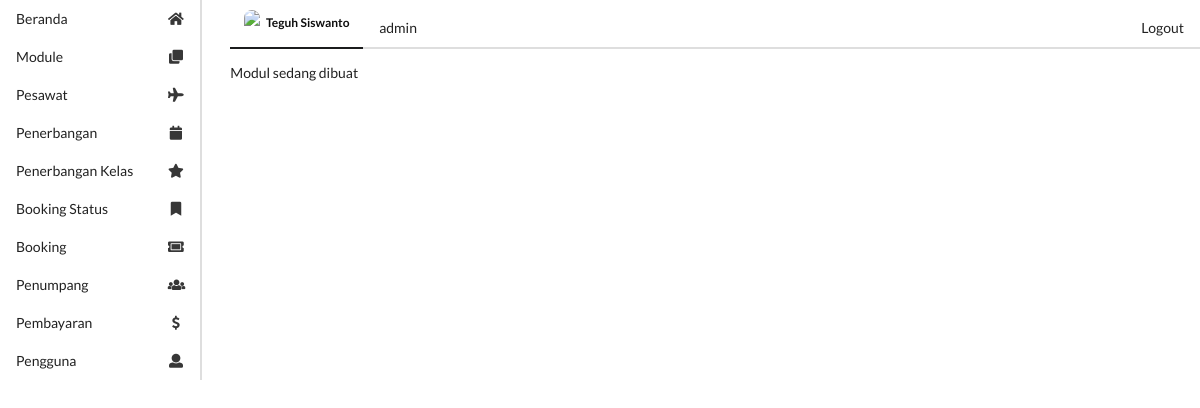
Page /u/media.php (signed in) on the committed database.
### tables this page shows
create table module(
    module_id int primary key auto_increment,
    module_name varchar(50) not null,
    link varchar(50),
    icon varchar(50),
    active enum('Y','N') not null default 'Y'
);

### config/functions.php (called while the page is built, shortened)
<?php
function dbConnect()
{
    $db = new mysqli("localhost", "root", "siswanto123321", "atol_flight");
    return $db;
}
function getListModule()
{
    $db = dbConnect();
    if ($db->connect_errno == 0) {
        $res = $db->query("SELECT * FROM module WHERE active='Y' ");
        if ($res) {
            $data = $res->fetch_all(MYSQLI_ASSOC);
            return $data;
        } else {
            return false;
        }
    } else {
        return false;
    }
}

### u/menu.php (the view)
<?php
if (empty($_SESSION['username']) && empty($_SESSION['password'])) {
    header("location:index.php?error=8");
} else {
    include "../config/functions.php";
    $dataModule = getListModule();
    foreach ($dataModule as $data) {
        $module_name = str_replace(' ', '', strtolower($data['module_name']));
        ($_GET['m'] == $module_name) ? $active = "active" : $active = "";
        echo "<a href='$data[link]' class='item $active' style='text-transform:capitalize;'>
           <i class='$data[icon] icon'></i> $data[module_name]
        </a>";
    }
}

### rows in the picture
module: module_name "Beranda"
module: module_name "Module"
module: module_name "Pesawat"
module: module_name "Penerbangan"
module: module_name "Penerbangan Kelas"
module: module_name "Booking Status"
module: module_name "Booking"
module: module_name "Penumpang"
module: module_name "Pembayaran"
module: module_name "Pengguna"

### other values in the picture
$_SESSION[full_name] "Teguh Siswanto"
$_SESSION[position] "admin"
